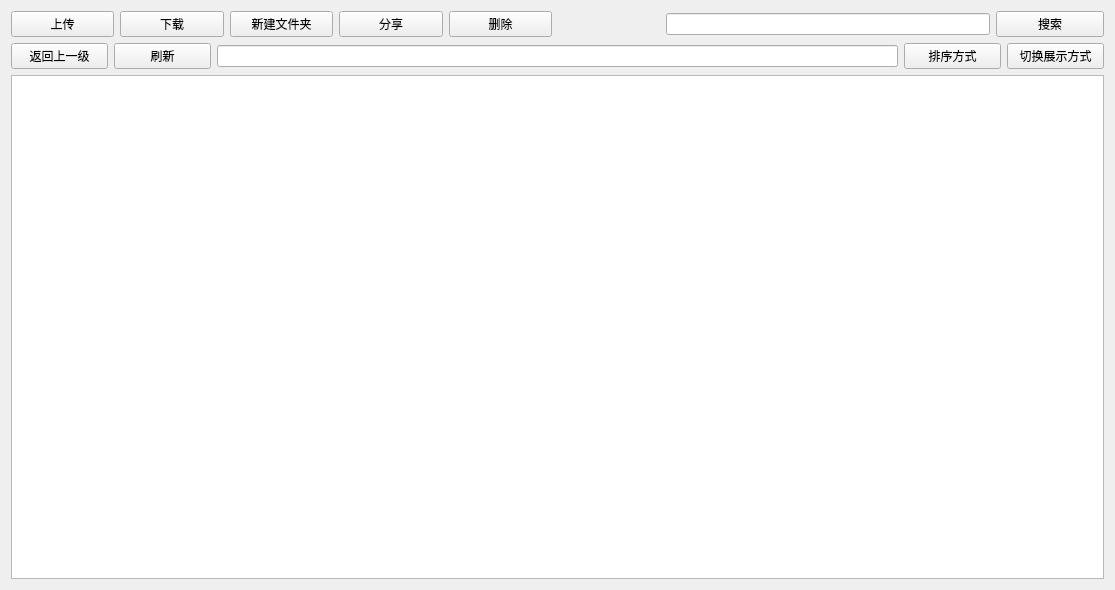
<?xml version="1.0" encoding="UTF-8"?>
<ui version="4.0">
 <class>MyFile</class>
 <widget class="QWidget" name="MyFile">
  <property name="geometry">
   <rect>
    <x>0</x>
    <y>0</y>
    <width>1115</width>
    <height>590</height>
   </rect>
  </property>
  <property name="windowTitle">
   <string>Form</string>
  </property>
  <layout class="QGridLayout" name="gridLayout">
   <item row="0" column="0">
    <layout class="QVBoxLayout" name="verticalLayout_2">
     <item>
      <layout class="QVBoxLayout" name="verticalLayout">
       <item>
        <layout class="QHBoxLayout" name="horizontalLayout_3" stretch="5,1,3,1">
         <item>
          <layout class="QHBoxLayout" name="horizontalLayout_2">
           <item>
            <widget class="QPushButton" name="btnUpload">
             <property name="text">
              <string>上传</string>
             </property>
            </widget>
           </item>
           <item>
            <widget class="QPushButton" name="btnDownload">
             <property name="text">
              <string>下载</string>
             </property>
            </widget>
           </item>
           <item>
            <widget class="QPushButton" name="btnNewDir">
             <property name="text">
              <string>新建文件夹</string>
             </property>
            </widget>
           </item>
           <item>
            <widget class="QPushButton" name="btnShare">
             <property name="text">
              <string>分享</string>
             </property>
            </widget>
           </item>
           <item>
            <widget class="QPushButton" name="btnDelete">
             <property name="text">
              <string>删除</string>
             </property>
            </widget>
           </item>
          </layout>
         </item>
         <item>
          <spacer name="horizontalSpacer_2">
           <property name="orientation">
            <enum>Qt::Horizontal</enum>
           </property>
           <property name="sizeHint" stdset="0">
            <size>
             <width>40</width>
             <height>20</height>
            </size>
           </property>
          </spacer>
         </item>
         <item>
          <widget class="QLineEdit" name="editFileName"/>
         </item>
         <item>
          <widget class="QPushButton" name="btnSearch">
           <property name="text">
            <string>搜索</string>
           </property>
          </widget>
         </item>
        </layout>
       </item>
       <item>
        <layout class="QHBoxLayout" name="horizontalLayout" stretch="1,1,7,1,1">
         <item>
          <widget class="QPushButton" name="btnBack">
           <property name="text">
            <string>返回上一级</string>
           </property>
          </widget>
         </item>
         <item>
          <widget class="QPushButton" name="btnRefresh">
           <property name="text">
            <string>刷新</string>
           </property>
          </widget>
         </item>
         <item>
          <widget class="QLineEdit" name="editFilePath"/>
         </item>
         <item>
          <widget class="QPushButton" name="btnSort">
           <property name="text">
            <string>排序方式</string>
           </property>
          </widget>
         </item>
         <item>
          <widget class="QPushButton" name="btnDisplay">
           <property name="text">
            <string>切换展示方式</string>
           </property>
          </widget>
         </item>
        </layout>
       </item>
      </layout>
     </item>
    </layout>
   </item>
   <item row="1" column="0">
    <widget class="QTableView" name="tableView"/>
   </item>
  </layout>
 </widget>
 <resources/>
 <connections/>
</ui>
